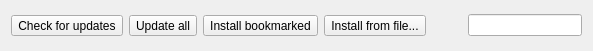
<?xml version="1.0" encoding="UTF-8"?>
<ui version="4.0">
 <class>qCjyxExtensionsToolsWidget</class>
 <widget class="QWidget" name="qCjyxExtensionsToolsWidget">
  <property name="geometry">
   <rect>
    <x>0</x>
    <y>0</y>
    <width>593</width>
    <height>46</height>
   </rect>
  </property>
  <property name="windowTitle">
   <string>Form</string>
  </property>
  <layout class="QHBoxLayout" name="horizontalLayout">
   <item>
    <widget class="QToolButton" name="CheckForUpdatesButton">
     <property name="toolTip">
      <string>Query the Extensions Server if there are updates for any of the installed extensions</string>
     </property>
     <property name="text">
      <string>Check for updates</string>
     </property>
     <property name="icon">
      <iconset>
       <normalon>:/Icons/Update.svg</normalon>
      </iconset>
     </property>
     <property name="toolButtonStyle">
      <enum>Qt::ToolButtonTextBesideIcon</enum>
     </property>
    </widget>
   </item>
   <item>
    <widget class="QToolButton" name="InstallUpdatesButton">
     <property name="toolTip">
      <string>Updates all extensions with the latest version available on the Extensions Server</string>
     </property>
     <property name="text">
      <string>Update all</string>
     </property>
     <property name="icon">
      <iconset>
       <normalon>:/Icons/Update.svg</normalon>
      </iconset>
     </property>
     <property name="toolButtonStyle">
      <enum>Qt::ToolButtonTextBesideIcon</enum>
     </property>
    </widget>
   </item>
   <item>
    <widget class="QToolButton" name="InstallBookmarkedButton">
     <property name="toolTip">
      <string>Install all the bookmarked extensions</string>
     </property>
     <property name="text">
      <string>Install bookmarked</string>
     </property>
     <property name="icon">
      <iconset>
       <normalon>:/Icons/Install.svg</normalon>
      </iconset>
     </property>
     <property name="toolButtonStyle">
      <enum>Qt::ToolButtonTextBesideIcon</enum>
     </property>
    </widget>
   </item>
   <item>
    <widget class="QToolButton" name="InstallFromFileButton">
     <property name="toolTip">
      <string>Install extensions from one or more extension package files</string>
     </property>
     <property name="text">
      <string>Install from file...</string>
     </property>
     <property name="icon">
      <iconset>
       <normalon>:/Icons/Add.svg</normalon>
      </iconset>
     </property>
     <property name="toolButtonStyle">
      <enum>Qt::ToolButtonTextBesideIcon</enum>
     </property>
    </widget>
   </item>
   <item>
    <widget class="QToolButton" name="ConfigureButton">
     <property name="icon">
      <iconset resource="../qCjyxBaseQTGUI.qrc">
       <normaloff>:/Icons/Large/CjyxConfigure.png</normaloff>:/Icons/Large/CjyxConfigure.png</iconset>
     </property>
     <property name="iconSize">
      <size>
       <width>22</width>
       <height>22</height>
      </size>
     </property>
     <property name="popupMode">
      <enum>QToolButton::InstantPopup</enum>
     </property>
     <property name="autoRaise">
      <bool>true</bool>
     </property>
    </widget>
   </item>
   <item>
    <widget class="ctkSearchBox" name="SearchBox">
     <property name="enabled">
      <bool>true</bool>
     </property>
    </widget>
   </item>
  </layout>
  <action name="AutoUpdateCheckAction">
   <property name="checkable">
    <bool>true</bool>
   </property>
   <property name="text">
    <string>Automatically check for updates</string>
   </property>
   <property name="toolTip">
    <string>Periodically check for updated extensions.</string>
   </property>
  </action>
  <action name="AutoUpdateInstallAction">
   <property name="checkable">
    <bool>true</bool>
   </property>
   <property name="text">
    <string>Automatically install updates</string>
   </property>
   <property name="toolTip">
    <string>Automatically install updated extensions</string>
   </property>
  </action>
  <action name="CheckForUpdatesAction">
   <property name="text">
    <string>Check for updates</string>
   </property>
   <property name="toolTip">
    <string>Query the Extensions Server if there are updates for any of the installed extensions</string>
   </property>
  </action>
  <action name="EditBookmarksAction">
   <property name="text">
    <string>Edit bookmarks...</string>
   </property>
   <property name="toolTip">
    <string>Edit list of bookmarks in a text field</string>
   </property>
  </action>
  <action name="OpenExtensionsCatalogWebsiteAction">
   <property name="text">
    <string>Open Extensions Catalog website...</string>
   </property>
   <property name="toolTip">
    <string>Open Extensions Catalog website in the default web browser. Useful for downloading extension packages for offline use.</string>
   </property>
  </action>
  <action name="AutoInstallDependenciesAction">
   <property name="checkable">
    <bool>true</bool>
   </property>
   <property name="text">
    <string>Automatically install dependencies</string>
   </property>
   <property name="toolTip">
    <string>Automatically install required additional extensions when installing an extension</string>
   </property>
  </action>
 </widget>
 <customwidgets>
  <customwidget>
   <class>ctkSearchBox</class>
   <extends>QLineEdit</extends>
   <header>ctkSearchBox.h</header>
  </customwidget>
 </customwidgets>
 <resources>
  <include location="../qCjyxBaseQTGUI.qrc"/>
 </resources>
 <connections/>
</ui>
